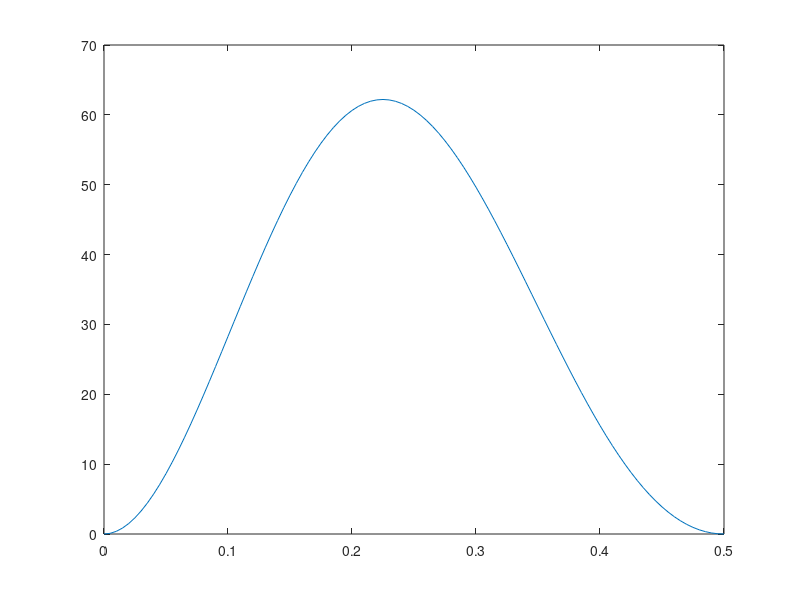

Write MATLAB code to recreate this figure. (Note: this script raises an error after producing the figure.)
clear all, clc;
iSotam = 100;
canduoi=0;
cantren=0.5;

fHamSo = @(x) (100.*exp(-(x.*2)).*(sin(x.*2*pi)).^2);
fHamSo
k = 0:(cantren-canduoi)/iSotam:0.5;
plot(k,fHamSo(k))
fprintf("Gia tri của I_rms bang cach dung thuat toan simpson 1/3 là %1.10f ", sqrt(TichPhanSimpson13(canduoi, cantren,iSotam, fHamSo)));

%------------------------
function [tichphan] = TichPhanSimpson13(canduoi, cantren, sotam, hamso)
    S = hamso(canduoi) + hamso(cantren);
    dKhoangCach = (cantren-canduoi)/sotam;
    for i = 1:sotam-1
        if(mod(i,2) == 0)
            S = S + 2*hamso(canduoi + i*dKhoangCach);
        else
            S = S + 4*hamso(canduoi + i*dKhoangCach);
        end
    end
    tichphan = S*dKhoangCach/3;
end